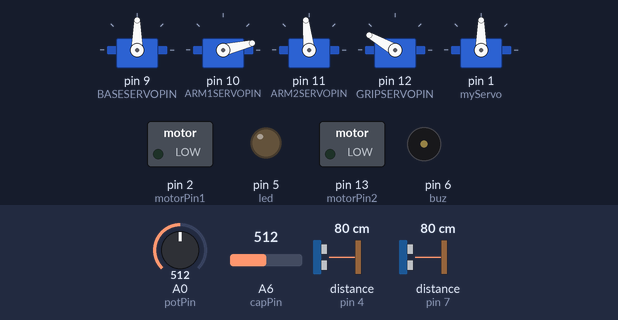
The sketch below on a simulated Arduino Uno, built with avr-gcc and run on an emulated ATmega328P. Shown: 5 × servo, switched loads named in the sketch (green lamp = pin HIGH), output pins drawn as LEDs (lit = HIGH), buzzer (waves = sounding, pin HIGH). Wiring (inferred from the names in the program): 2 × ultrasonic range finder: trigger pin 3, echo pin 4 / trigger pin 8, echo pin 7. The test bench sets the inputs (shaded band); at power-on: distance to the obstacle (sensors on pin 4, pin 7) 80 cm, A0 (potPin) = 512, A6 (capPin) = 512. The echo pulse lasts 58.3 µs per cm; pins used as bus, display or sensor lines are not drawn.

Above: at 1.9 s.
2.0 s: distance to the obstacle (sensor on pin 4) set to 12 cm
4.3 s: distance to the obstacle (sensor on pin 4) set to 9 cm
At 6.5 s:
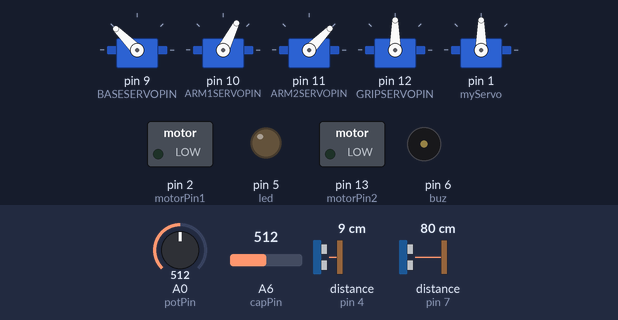
8.7 s: A0 (potPin) set to 529
At 10.7 s:
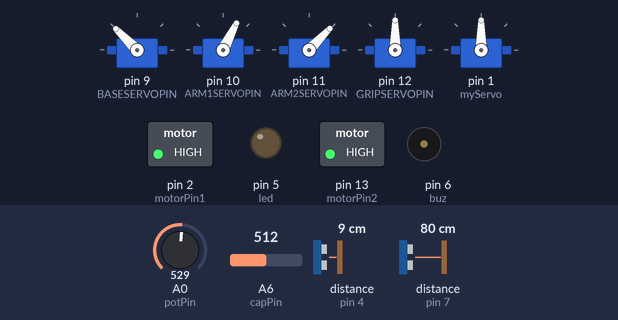
13.1 s: distance to the obstacle (sensor on pin 4) set to 18 cm
At 14.7 s:
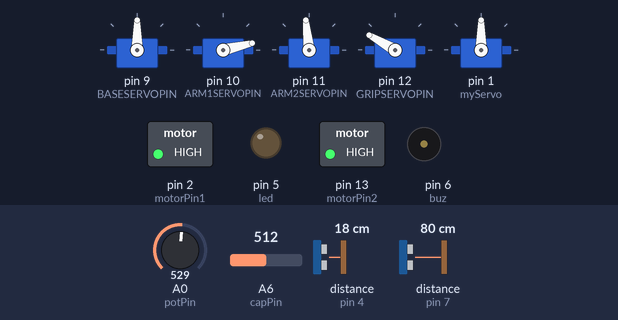
15.0 s: distance to the obstacle (sensor on pin 7) set to 12 cm
16.9 s: distance to the obstacle (sensor on pin 7) set to 9 cm
At 18.9 s:
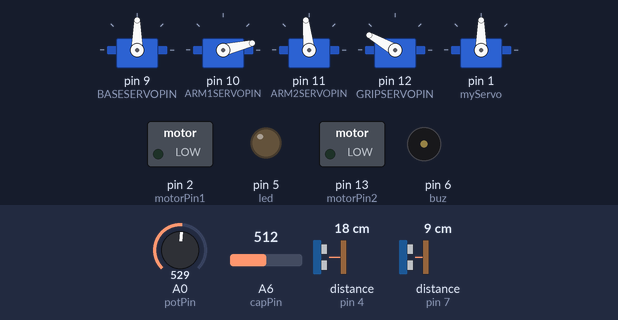
Timing chart, 0 to 22.3 s (numbered marks = the images above; inputs shaded):
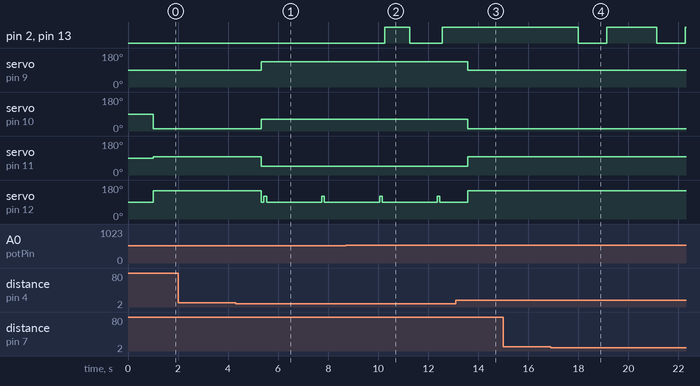

The sketch:

project.ino
``````cpp
#include <Servo.h>
#include<Arduino.h>

//defining robotic arm pins
#define BASESERVOPIN 9
#define ARM1SERVOPIN 10
#define ARM2SERVOPIN 11
#define GRIPSERVOPIN 12

#define buz 6
#define led 5

//defining ultrasonic sensor as a proximity sensor for metal sensor
#define Echo1 7
#define Trigger1 8

//defining ultrasonic sensor as a proximity sensor for color sensor
#define Echo2 4
#define Trigger2 3

//motor
#define motorPin1 2
#define motorPin2 13

//TC230 module color sensor
#define potPin A0 //Conveyor speed
#define S0 A1 //"S0" labeled pin of TC230 attach to pin A1 on arduino uno board
#define S1 A2 //"S1" labeled pin of TC230 attach to pin A1 on arduino uno board
#define S2 A3 //"S2" labeled pin of TC230 attach to pin A1 on arduino uno board
#define S3 A4 //"S3" labeled pin of TC230 attach to pin A1 on arduino uno board
#define sensorOut A5 //"OUT" labeled pin of TC230 attach to pin A5 on arduino uno board
#define capPin A6 //metal detector capacitor
#define pulsePin A7 //pulse pin for metal detector


long sumExpect=0; //running sum of 64 sums
long ignor=0;   //number of ignored sums
long diff=0;        //difference between sum and avgsum
long pTime=0;
long buzPeriod=0;
char buzState=0;

//color frequencies variables
int mapped_green_freq;
int mapped_red_freq;
int mapped_blue_freq;

//colors
int Red;
int Green;
int Blue;

//fixed position
double x_grip_position=10;
double y_grip_position=10;
double z_grip_position=10;

double x_red_position=10;
double y_red_position=10;
double z_red_position=10;

double x_blue_position=10;
double y_blue_position=10;
double z_blue_position=10;

double x_green_position= 10;
double y_green_position= 10;
double z_green_position=10;

//Waste disposal servo
Servo myServo;

//arm servos
Servo arm1servo;
Servo arm2servo;
Servo baseservo;
Servo gripservo;

//arm rest position
double x_rest= 7;
double y_rest= 0;
double z_rest = 75;
double gripAngle=67;

float Pi = 3.141592653589793;

int h = 10;

//object detection function for metal sensor
float distance_Metal () {
  float duration, distance;
  digitalWrite(Trigger1, LOW);
  delayMicroseconds(2);
  digitalWrite(Trigger1, HIGH);
  delayMicroseconds(10);
  digitalWrite(Trigger1, LOW);
  duration = pulseIn(Echo1, HIGH);
  distance = duration * 0.034 / 2;
  return distance;
}

//object detection function for color sensor
float distance_Color () {
  float duration, distance;
  digitalWrite(Trigger2, LOW);
  delayMicroseconds(2);
  digitalWrite(Trigger2, HIGH);
  delayMicroseconds(10);
  digitalWrite(Trigger2, LOW);
  duration = pulseIn(Echo2, HIGH);
  distance = duration * 0.034 / 2;
  return distance;
}

//convert angle to microseconds for pwm
int angleToMicroseconds(double angle) {
  double val = 460.0 + (((2400.0 - 460.0) / 180.0) * angle);
  return (int)val;
}

void moveToAngle(double b, double a1, double a2, double g) {
  arm1servo.writeMicroseconds(angleToMicroseconds(188 - a1));
  arm2servo.writeMicroseconds(angleToMicroseconds(a2+101));
  baseservo.writeMicroseconds(angleToMicroseconds(b+90));
  delayMicroseconds(100);
  gripservo.writeMicroseconds(angleToMicroseconds(g));
}

void moveToPos(double x, double y, double z, double g) {
  double b = atan2(y,x) * (180 / Pi); // base angle

  double l = sqrt(x*x + y*y); // x and y extension bgu  nm   mn                     m                                                                 `````                                                                                                             44hhhhh (l*l + z*z);

  double phi = atan(z/l) * (180 / Pi);

  double theta = acos((h/2)/75) * (180 / Pi);

  double a1 = phi + theta; // angle for first part of the arm
  double a2 = phi - theta; // angle for second part of the arm

  moveToAngle(b,a1,a2,g);
}


void setup() {
  // put your setup code here, to run once:
  Serial.begin(9600);
  //arm servo motors
  baseservo.attach(BASESERVOPIN,460 ,2400);
  arm1servo.attach(ARM1SERVOPIN,460 ,2400);
  arm2servo.attach(ARM2SERVOPIN,460 ,2400);
  gripservo.attach(GRIPSERVOPIN,460 ,2400);
  //HC SR04
  pinMode(Trigger1, OUTPUT);
  pinMode(Echo1, INPUT);
  pinMode(Trigger2, OUTPUT);
  pinMode(Echo2, INPUT);
  //TCS230
  pinMode(S0, OUTPUT);
  pinMode(S1, OUTPUT);
  pinMode(S2, OUTPUT);
  pinMode(S3, OUTPUT);
  pinMode(sensorOut, OUTPUT);
  //Color sensor setup
  digitalWrite(S0, HIGH);
  digitalWrite(S1, LOW);
  //motor
  pinMode(potPin, INPUT);
  pinMode(motorPin1, OUTPUT);
  pinMode(motorPin2, OUTPUT);

  //metal detection
  pinMode(pulsePin, OUTPUT);
  digitalWrite(pulsePin, LOW);
  pinMode(capPin, INPUT);
  pinMode(buz, OUTPUT);
  digitalWrite(buz, LOW);
  pinMode(led, OUTPUT);
  myServo.attach(1);
}

void startConveyorBelt(int speed) {
  analogWrite(motorPin1, speed);
  analogWrite(motorPin2, speed);
  delay(1000);
}


//apply 3 pulses to capacitor for metal detection
void applyPulses()
{
    for (int i=0;i<3;i++)
    {
      digitalWrite(pulsePin,HIGH); //take 3.5 uS
      delayMicroseconds(3);
      digitalWrite(pulsePin,LOW);  //take 3.5 uS
      delayMicroseconds(3);
    }
}

int metal_detection () {
  int minval=1023;
  int maxval=0;
  long unsigned int sum=0;
  for (int i=0; i<256; i++)
  {
    //reset the capacitor to zero charge
    pinMode(capPin,OUTPUT);
    digitalWrite(capPin,LOW);
    delayMicroseconds(20);
    pinMode(capPin,INPUT);
    //apply 3 pulses to the capacitor
    applyPulses();

    //read the charge of capacitor
    int val = analogRead(capPin); //takes 13x8=104 microseconds
    minval = min(val,minval);
    maxval = max(val,maxval);
    sum+=val;

    long unsigned int cTime=millis();
    if (cTime<pTime+10) {
      if (diff>0)
        buzState=1;
      else if(diff<0)
      buzState=2;
    }

    if (cTime>pTime+buzPeriod)
    {
      if (diff>0)
      buzState=1;
      else if (diff<0)
      buzState=2;
    pTime=cTime;
    } if (buzPeriod>300)
    buzState=0;

    if (buzState==0)
    {
      digitalWrite(led, LOW);
      digitalWrite(buz, LOW);
    }
    else if (buzState==1)
    {
      digitalWrite(buz,HIGH);
      digitalWrite(led, HIGH);
      delay(1000);
    }

    else if (buzState==2)
    {
      digitalWrite(buz,HIGH);
      digitalWrite(led, HIGH);
      delay(1000);
    }
  }

  //subtract minimum and maximum value to remove spikes
  sum-=minval;
  sum-=maxval;

  if (sumExpect==0)
  sumExpect=sum<<6; //set sumExpect to expected value
  long int avgsum=(sumExpect+32)>>6;
  diff=sum-avgsum;
  if (abs(diff)>10)
  {
    sumExpect=sumExpect+sum-avgsum;
    ignor=0;
  }
  else
    ignor++;
  if (ignor>64)
  {
    sumExpect=sum<<6;
    ignor=0;
  }
  if (diff==0)
    buzPeriod=1000000;
  else
  buzPeriod=avgsum/(2*abs(diff));

  return buzState;
}

void stopBelt() {
  //stop belt
  analogWrite(motorPin1, 0);
  analogWrite(motorPin2, 0);
  delay(1000);
}

void disposeMetal() {
  myServo.write(0);
  delay(1000);
  myServo.write(90);
  delay(1000);
  myServo.write(0);
}


void loop() {
  // put your main code here, to run repeatedly
  int spd = analogRead(potPin);
  int speed = map(spd, 0, 1023, 0, 255);  //mapping analog input values
  //start conveyor belt
  startConveyorBelt(speed);

  //check if the first ultrasonic sensor detect anything
  float first_detection = distance_Metal();
  if (first_detection <=  10){
    stopBelt();
    delay(100);
    int metal = metal_detection();
    if(metal == 1) {
      disposeMetal();
      delay(100);
      startConveyorBelt(speed);
    } else {
      startConveyorBelt(speed);
    }
  } else {
    float second_detection = distance_Color();//color detection position sensor
    //if no object is detected
    if (second_detection > 10.00) {
      moveToPos(x_rest, y_rest, z_rest, 150);
      delay(100);
    }
    //blue object detected
    else if(second_detection <= 10.00  && mapped_blue_freq < 150 && mapped_red_freq > 150 && mapped_green_freq >150){
      stopBelt();
      //move to gripping object position with gripper open
      moveToPos(x_grip_position, y_grip_position, z_grip_position, 90);
      delay(100);
      //grip object
      gripservo.writeMicroseconds(angleToMicroseconds(120));
      //move to designated blue position
      moveToPos(x_blue_position, y_blue_position, z_blue_position, 120);
      delay(100);
      //open gripper
      gripservo.writeMicroseconds(angleToMicroseconds(90));
      delay(100);
      //add blue + 1
      Blue +=1;
    } else if (second_detection <= 10.00 && mapped_blue_freq < 180 && mapped_red_freq < 200 && mapped_green_freq < 150){
      //green object detected
      stopBelt();
      //move to gripping object position with gripper open
      moveToPos(x_grip_position, y_grip_position, z_grip_position, 90);
      delay(100);
      //grip object
      gripservo.writeMicroseconds(angleToMicroseconds(120));
      //move to designated blue position
      moveToPos(x_green_position, y_green_position, z_green_position, 120);
      delay(100);
      //open gripper
      gripservo.writeMicroseconds(angleToMicroseconds(90));
      delay(100);
      //add Green + 1
      Green +=1;
    } else if (second_detection <= 10.00 && mapped_blue_freq < 180 && mapped_red_freq < 155 && mapped_green_freq < 210){
      //red object detected
      stopBelt();
      //move to gripping object position with gripper open
      moveToPos(x_grip_position, y_grip_position, z_grip_position, 90);
      delay(100);
      //grip object
      gripservo.writeMicroseconds(angleToMicroseconds(120));
      //move to designated blue position
      moveToPos(x_red_position, y_red_position, z_red_position, 120);
      delay(100);
      //open gripper
      gripservo.writeMicroseconds(angleToMicroseconds(90));
      delay(100);
      //add red + 1
      Red +=1;
    }
  }
}

//dimension
//Red , Blue, Green= 3.1 x 3.4 x 5.1 ie l x w x h
``````

Measured:
- the behaviour switches between 11 and 10 cm on distance to the obstacle (sensor on pin 4) (found by bisection; images 0 and 1)
- the behaviour switches between 513 and 514 on A0 (potPin) (found by bisection; images 1 and 2)
- the behaviour switches between 11 and 10 cm on distance to the obstacle (sensor on pin 7) (found by bisection; images 3 and 4)
- after the input at 2.0 s, every drawn part: stays the same
- after the input at 4.3 s, servo on pin 9 (BASESERVOPIN): 90° → 135° after 1.0 s; servo on pin 10 (ARM1SERVOPIN): 13° → 63° after 1.0 s; servo on pin 11 (ARM2SERVOPIN): 96° → 46° after 1.0 s; servo on pin 12 (GRIPSERVOPIN): goes 90° 0.10 s, 120° 0.10 s, 90° 2.2 s, 120° 0.10 s, then 90°, starting after 1.0 s
- after the input at 8.7 s, pin 2 (motorPin1), pin 13 (motorPin2): LOW → HIGH after 1.6 s, → LOW 1.0 s later, → HIGH 1.3 s later
- after the input at 13.1 s, pin 2 (motorPin1), pin 13 (motorPin2): stays HIGH (without the input it goes to LOW after 0.47 s); servo on pin 9 (BASESERVOPIN): 135° → 90° after 0.47 s; servo on pin 10 (ARM1SERVOPIN): 63° → 13° after 0.47 s; servo on pin 11 (ARM2SERVOPIN): 46° → 96° after 0.47 s
- after the input at 15.0 s, every drawn part: stays the same
- after the input at 16.9 s, pin 2 (motorPin1), pin 13 (motorPin2): alternates HIGH for 2.0 s and LOW for 1.1 s, starting after 1.1 s
